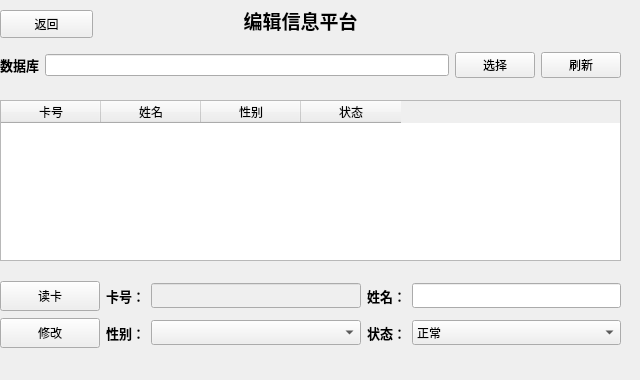
<?xml version="1.0" encoding="UTF-8"?>
<ui version="4.0">
 <class>EditCard</class>
 <widget class="QWidget" name="EditCard">
  <property name="geometry">
   <rect>
    <x>0</x>
    <y>0</y>
    <width>640</width>
    <height>380</height>
   </rect>
  </property>
  <property name="windowTitle">
   <string>Form</string>
  </property>
  <widget class="QLabel" name="lb_deletetitle">
   <property name="geometry">
    <rect>
     <x>210</x>
     <y>0</y>
     <width>181</width>
     <height>41</height>
    </rect>
   </property>
   <property name="text">
    <string>&lt;html&gt;&lt;head/&gt;&lt;body&gt;&lt;p align=&quot;center&quot;&gt;&lt;span style=&quot; font-size:14pt; font-weight:600;&quot;&gt;编辑信息平台&lt;/span&gt;&lt;/p&gt;&lt;/body&gt;&lt;/html&gt;</string>
   </property>
  </widget>
  <widget class="QPushButton" name="pbn_back">
   <property name="geometry">
    <rect>
     <x>0</x>
     <y>10</y>
     <width>93</width>
     <height>28</height>
    </rect>
   </property>
   <property name="text">
    <string>返回</string>
   </property>
  </widget>
  <widget class="QWidget" name="layoutWidget">
   <property name="geometry">
    <rect>
     <x>0</x>
     <y>50</y>
     <width>621</width>
     <height>30</height>
    </rect>
   </property>
   <layout class="QHBoxLayout" name="db_select">
    <item>
     <widget class="QLabel" name="lb_db">
      <property name="text">
       <string>&lt;html&gt;&lt;head/&gt;&lt;body&gt;&lt;p&gt;&lt;span style=&quot; font-size:10pt; font-weight:600;&quot;&gt;数据库&lt;/span&gt;&lt;/p&gt;&lt;/body&gt;&lt;/html&gt;</string>
      </property>
     </widget>
    </item>
    <item>
     <widget class="QLineEdit" name="ted_dbpath">
      <property name="readOnly">
       <bool>true</bool>
      </property>
     </widget>
    </item>
    <item>
     <widget class="QPushButton" name="btn_dbselect">
      <property name="text">
       <string>选择</string>
      </property>
     </widget>
    </item>
    <item>
     <widget class="QPushButton" name="btn_dbrefresh">
      <property name="text">
       <string>刷新</string>
      </property>
     </widget>
    </item>
   </layout>
  </widget>
  <widget class="QTableWidget" name="db_table">
   <property name="geometry">
    <rect>
     <x>0</x>
     <y>100</y>
     <width>621</width>
     <height>161</height>
    </rect>
   </property>
   <property name="editTriggers">
    <set>QAbstractItemView::NoEditTriggers</set>
   </property>
   <property name="selectionMode">
    <enum>QAbstractItemView::SingleSelection</enum>
   </property>
   <property name="selectionBehavior">
    <enum>QAbstractItemView::SelectRows</enum>
   </property>
   <column>
    <property name="text">
     <string>卡号</string>
    </property>
   </column>
   <column>
    <property name="text">
     <string>姓名</string>
    </property>
   </column>
   <column>
    <property name="text">
     <string>性别</string>
    </property>
   </column>
   <column>
    <property name="text">
     <string>状态</string>
    </property>
   </column>
  </widget>
  <widget class="QWidget" name="">
   <property name="geometry">
    <rect>
     <x>0</x>
     <y>280</y>
     <width>621</width>
     <height>69</height>
    </rect>
   </property>
   <layout class="QGridLayout" name="gridLayout">
    <item row="0" column="0">
     <widget class="QPushButton" name="pbn_start">
      <property name="minimumSize">
       <size>
        <width>100</width>
        <height>30</height>
       </size>
      </property>
      <property name="text">
       <string>读卡</string>
      </property>
     </widget>
    </item>
    <item row="0" column="1">
     <widget class="QLabel" name="lb_cardID">
      <property name="text">
       <string>&lt;html&gt;&lt;head/&gt;&lt;body&gt;&lt;p align=&quot;right&quot;&gt;&lt;span style=&quot; font-size:10pt; font-weight:600;&quot;&gt;  卡号：&lt;/span&gt;&lt;/p&gt;&lt;/body&gt;&lt;/html&gt;</string>
      </property>
     </widget>
    </item>
    <item row="0" column="2">
     <widget class="QLineEdit" name="ted_updateNumber">
      <property name="enabled">
       <bool>false</bool>
      </property>
      <property name="minimumSize">
       <size>
        <width>175</width>
        <height>25</height>
       </size>
      </property>
     </widget>
    </item>
    <item row="0" column="3">
     <widget class="QLabel" name="lb_cardName">
      <property name="text">
       <string>&lt;html&gt;&lt;head/&gt;&lt;body&gt;&lt;p align=&quot;right&quot;&gt;&lt;span style=&quot; font-size:10pt; font-weight:600;&quot;&gt;姓名：&lt;/span&gt;&lt;/p&gt;&lt;/body&gt;&lt;/html&gt;</string>
      </property>
     </widget>
    </item>
    <item row="0" column="4">
     <widget class="QLineEdit" name="ted_updateName">
      <property name="minimumSize">
       <size>
        <width>175</width>
        <height>25</height>
       </size>
      </property>
     </widget>
    </item>
    <item row="1" column="0">
     <widget class="QPushButton" name="pbn_update">
      <property name="minimumSize">
       <size>
        <width>100</width>
        <height>30</height>
       </size>
      </property>
      <property name="text">
       <string>修改</string>
      </property>
     </widget>
    </item>
    <item row="1" column="1">
     <widget class="QLabel" name="lb_cardSex">
      <property name="text">
       <string>&lt;html&gt;&lt;head/&gt;&lt;body&gt;&lt;p align=&quot;right&quot;&gt;&lt;span style=&quot; font-size:10pt; font-weight:600;&quot;&gt;      性别：&lt;/span&gt;&lt;/p&gt;&lt;/body&gt;&lt;/html&gt;</string>
      </property>
     </widget>
    </item>
    <item row="1" column="2">
     <widget class="QComboBox" name="cb_updateSex">
      <property name="minimumSize">
       <size>
        <width>175</width>
        <height>25</height>
       </size>
      </property>
      <item>
       <property name="text">
        <string/>
       </property>
      </item>
      <item>
       <property name="text">
        <string>男</string>
       </property>
      </item>
      <item>
       <property name="text">
        <string>女</string>
       </property>
      </item>
     </widget>
    </item>
    <item row="1" column="3">
     <widget class="QLabel" name="lb_cardState">
      <property name="text">
       <string>&lt;html&gt;&lt;head/&gt;&lt;body&gt;&lt;p align=&quot;right&quot;&gt;&lt;span style=&quot; font-size:10pt; font-weight:600;&quot;&gt;     状态：&lt;/span&gt;&lt;/p&gt;&lt;/body&gt;&lt;/html&gt;</string>
      </property>
     </widget>
    </item>
    <item row="1" column="4">
     <widget class="QComboBox" name="cb_updateState">
      <property name="minimumSize">
       <size>
        <width>175</width>
        <height>25</height>
       </size>
      </property>
      <item>
       <property name="text">
        <string>正常</string>
       </property>
      </item>
      <item>
       <property name="text">
        <string>已注销</string>
       </property>
      </item>
     </widget>
    </item>
   </layout>
  </widget>
 </widget>
 <resources/>
 <connections/>
</ui>
